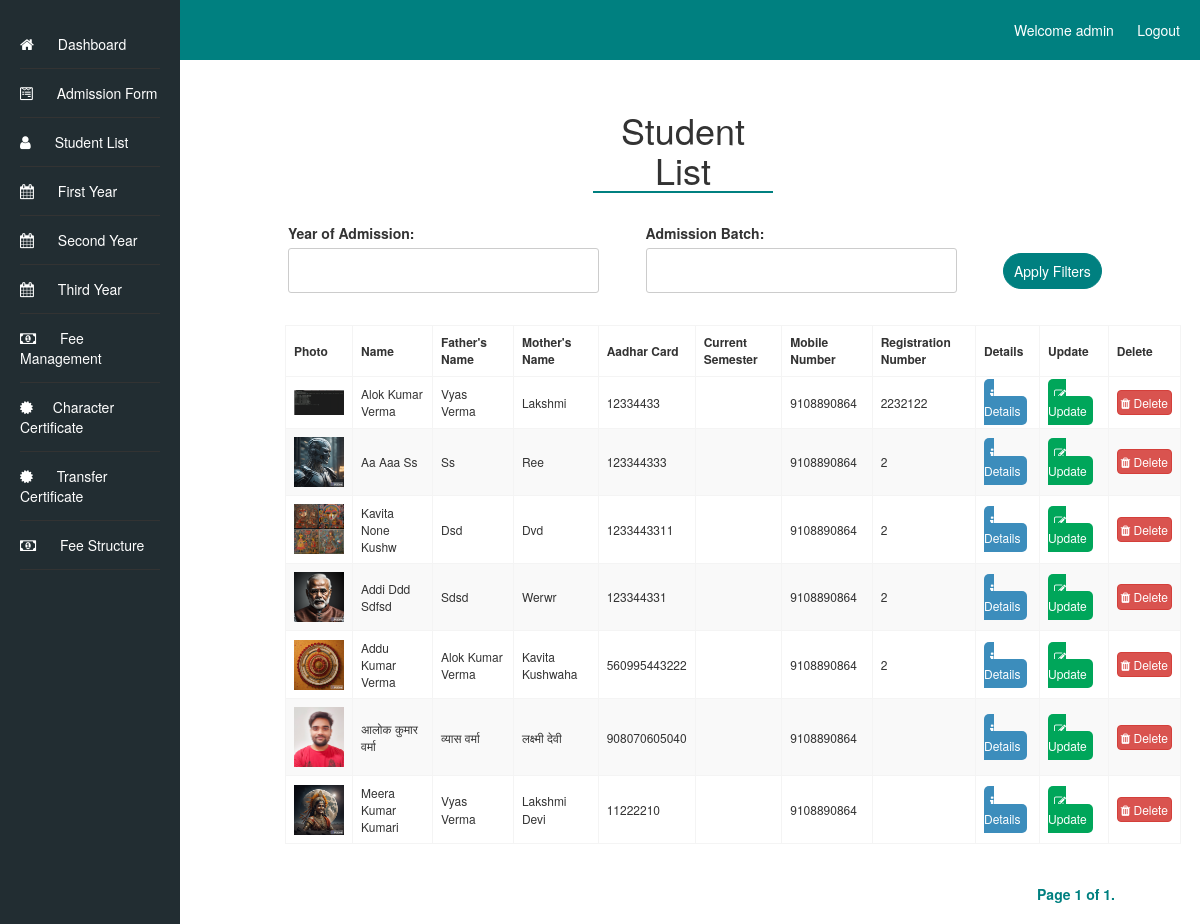
The page /student-list/student-list/ (signed in) on the database as committed earlier.
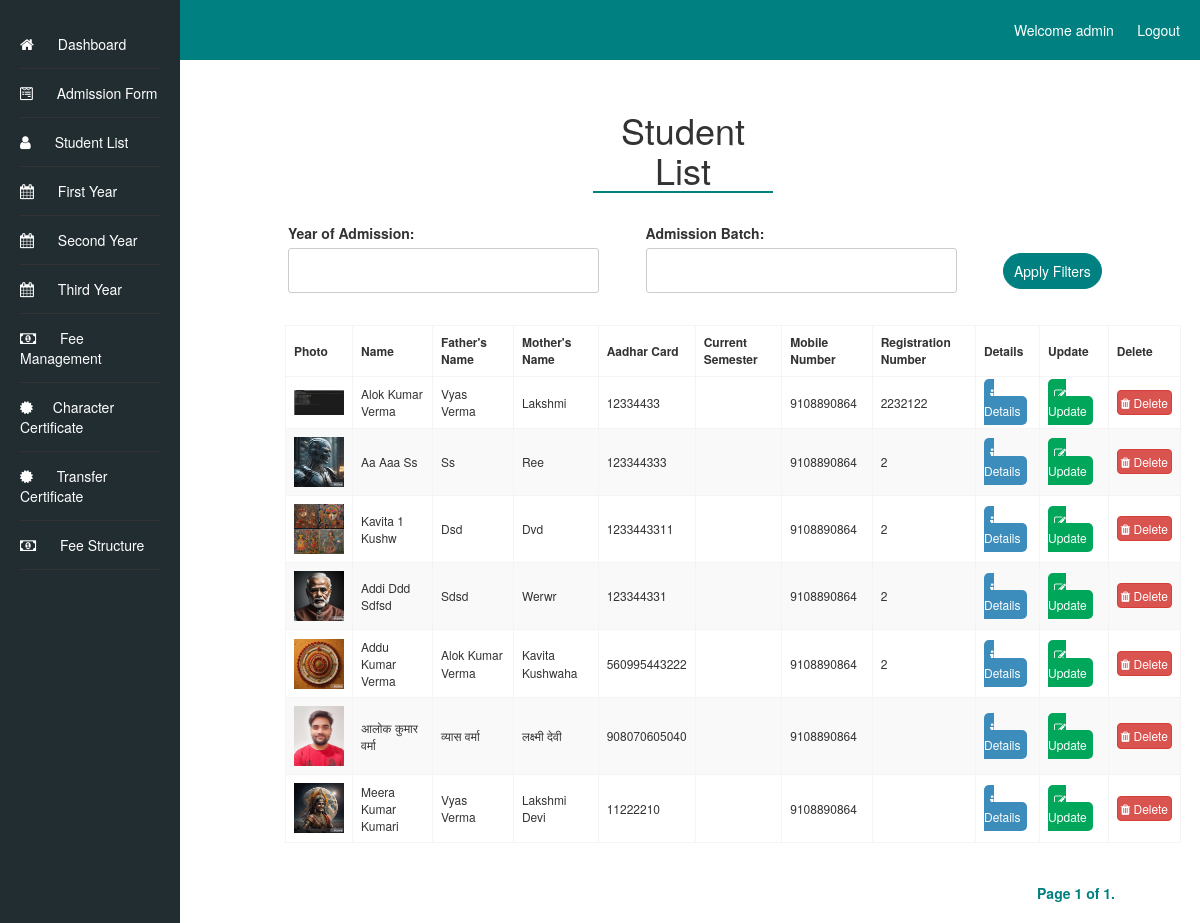
The same page on the database as committed later.
### admissionapp/models.py (models this page shows, shortened)
class AdmissionForm(models.Model):
    first_name = models.CharField(max_length=50)
    middle_name = models.CharField(max_length=50, blank=True,)
    last_name = models.CharField(max_length=50, blank=True,)
    father_name = models.CharField(max_length=100)
    mother_name = models.CharField(max_length=100)
    photo = models.ImageField(upload_to='admission_photos/')
    marks_10th = models.DecimalField(max_digits=5, decimal_places=2)
    marks_12th = models.DecimalField(max_digits=5, decimal_places=2)
    admission_batch = models.CharField(max_length=20)
    school_details_12th = models.TextField()
    school_details_10th = models.TextField()
    address = models.TextField()
    pass_out_year_12th = models.IntegerField()
    pass_out_year_10th = models.IntegerField()
    admission_date = models.DateField()
    caste = models.CharField(max_length=20)
    roll_number_12th = models.CharField(max_length=20)
    roll_number_10th = models.CharField(max_length=20)
    aadhar_number = models.CharField(max_length=12, unique=True)
    mobile_number = models.CharField(max_length=10)
    date_of_birth = models.DateField()
    subjects = models.CharField(max_length=1000)
    registration_number = models.CharField(max_length=20, blank=True)
    current_semester = models.CharField(max_length=20, blank=True)

### student_list/views.py (the view)
# urls.py: path('student-list/', include('student_list.urls')),
@login_required
def student_list(request):
    students = AdmissionForm.objects.all()
    year_filter_form = AdmissionYearFilterForm(request.POST)
    if year_filter_form.is_valid():
        admission_year = year_filter_form.cleaned_data.get('admission_year')
        if admission_year:
            students = students.filter(admission_date__year=admission_year)
    class_filter_form = AdmissionClassFilterForm(request.POST)
    if class_filter_form.is_valid():
        admission_batch = class_filter_form.cleaned_data.get('admission_batch')
        if admission_batch:
            students = students.filter(admission_batch__icontains=admission_batch)
    page = request.GET.get('page')
    paginator = Paginator(students, 20)  # Display 10 students per page, you can adjust this number as needed
    students = paginator.get_page(page)
    context = {
        'students': students,
        'year_filter_form': year_filter_form,
        'class_filter_form': class_filter_form,
    }
    return render(request, 'student_list/student_list.html', context)

### student_list/forms.py
class AdmissionYearFilterForm(forms.Form):
    admission_year = forms.IntegerField(label='Year of Admission', required=False)

class AdmissionClassFilterForm(forms.Form):
    admission_batch = forms.CharField(label='Admission Batch', required=False)

### student_list/templates/student_list/student_list.html (shortened to what the changed rows need)
<!DOCTYPE html>
<html>
<head>
    <link rel="stylesheet" type="text/css" href="/static/styles.css">
    <link rel="stylesheet" href="https://cdnjs.cloudflare.com/ajax/libs/font-awesome/4.7.0/css/font-awesome.min.css">
    <link rel="stylesheet" href="/static/bootstrap.min.css">
</head>
<body>
    <div class="container-fluid">
        <div class="content">
            <h1 class="student_heading">Student List</h1>
            <table class="student_list_tab">
                <thead>
                    <tr>
                        <th class="photo-column">Photo</th>
                        <th class="name-column">Name</th>
                        <th class="father-name-column">Father's Name</th>
                        <th class="mother-name-column">Mother's Name</th>
                        <th class="aadhar-column">Aadhar Card</th>
                        <th class="current-semester-column">Current Semester</th>
                        <th class="mobile-number-column">Mobile Number</th>
                        <th class="registration-Number"> Registration Number</th>
                        <th>Details</th>
                        <th>Update</th>
                        <th>Delete</th>
                    </tr>
                </thead>
                <tbody>
                    {% for student in students %}
                        <tr>
                            <td class="photo-column"><img src="{{ student.photo.url  }}" alt="{{ student.first_name }} {{ student.last_name }} Photo" width="50"></td>
                            <td class="name-column">{{ student.first_name }} {{ student.middle_name }} {{ student.last_name }}</td>
                            <td class="father-name-column">{{ student.father_name }}</td>
                            <td class="mother-name-column">{{ student.mother_name }}</td>
                            <td class="aadhar-column">{{ student.aadhar_number }}</td>
                            <td class="admission-class-column">{{ student.current_semester }}</td>
                            <td class="mobile-number-column">{{ student.mobile_number }}</td>
                            <td class="registration-Number">{{student.registration_number}}</td>
                            <td><a href="{% url 'student_details' student.id %}" class="details_btn"><i class="fa fa-info"></i> Details</a></td>
                            <td><a href="{% url 'update_student' student.id %}" class="update_btn"><i class="fa fa-edit"></i> Update</a></td>
                            <td>
                                <a href="{% url 'delete_student' student.id %}" class="delete_btn btn btn-danger delete-student"
                                   data-student-name="{{ student.first_name }} {{ student.middle_name }} {{ student.last_name }}">
                                    <i class="fa fa-trash"></i> Delete
                                </a>
                            </td>
                        </tr>
                    {% endfor %}
                </tbody>
            </table>
        </div>
    </div>
</body>
</html>

Rows that differ between the two databases and show on the page:
changed AdmissionForm "Kavita": middle_name "None" → "1"
